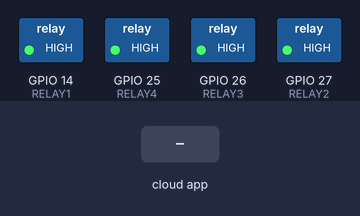
The sketch below on a simulated ESP32. Parts: switched loads named in the sketch (green lamp = pin HIGH). The inputs (shaded band) are chosen by the test bench. WiFi joins after 1.5 s; servers stay silent unless stated; what the sketch prints to the serial monitor is not drawn.

Above: at 2.7 s.
2.8 s: the phone or cloud app sets YOUR_DEVICE_ID_1 to 1
At 3.2 s:
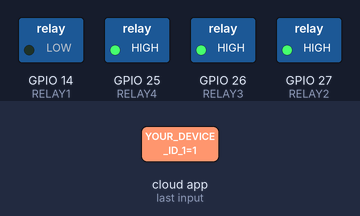
4.3 s: the phone or cloud app sets YOUR_DEVICE_ID_2 to 1
At 5.5 s:
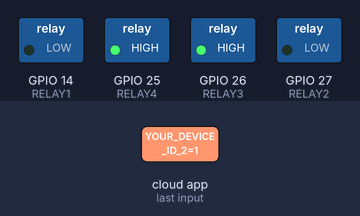
5.8 s: the phone or cloud app sets YOUR_DEVICE_ID_3 to 1
At 6.7 s:
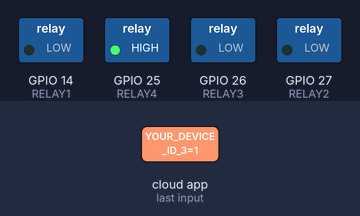
7.3 s: the phone or cloud app sets YOUR_DEVICE_ID_4 to 1
At 7.8 s:
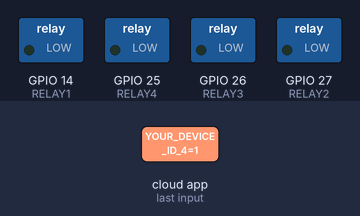
8.8 s: the phone or cloud app sets YOUR_DEVICE_ID_1 to 0
At 10.0 s:
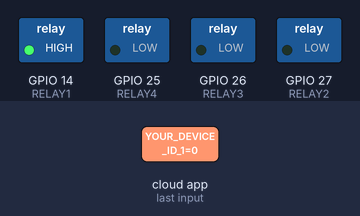
10.3 s: the phone or cloud app sets YOUR_DEVICE_ID_2 to 0
At 11.3 s:
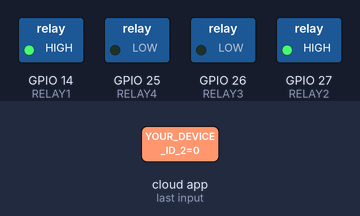
Timing chart, 0 to 12.8 s (numbered marks = the images above; inputs shaded):
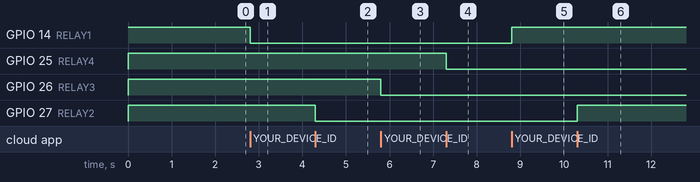

The sketch:

Smartswitch.ino
```cpp
#include <WiFi.h>
#include <SinricPro.h>
#include <SinricProSwitch.h>

// -------- WiFi Credentials --------
#define WIFI_SSID     "YOUR_WIFI_SSID"
#define WIFI_PASS     "YOUR_WIFI_PASSWORD"

// -------- Sinric Pro Credentials --------
#define APP_KEY       "YOUR_SINRIC_APP_KEY"
#define APP_SECRET    "YOUR_SINRIC_APP_SECRET"

// -------- Device IDs --------
#define DEVICE_ID_1   "YOUR_DEVICE_ID_1"
#define DEVICE_ID_2   "YOUR_DEVICE_ID_2"
#define DEVICE_ID_3   "YOUR_DEVICE_ID_3"
#define DEVICE_ID_4   "YOUR_DEVICE_ID_4"

// -------- Relay Pins --------
#define RELAY1 14
#define RELAY2 27
#define RELAY3 26
#define RELAY4 25

bool onPowerState1(const String &deviceId, bool &state) {
  digitalWrite(RELAY1, state ? LOW : HIGH);
  return true;
}

bool onPowerState2(const String &deviceId, bool &state) {
  digitalWrite(RELAY2, state ? LOW : HIGH);
  return true;
}

bool onPowerState3(const String &deviceId, bool &state) {
  digitalWrite(RELAY3, state ? LOW : HIGH);
  return true;
}

bool onPowerState4(const String &deviceId, bool &state) {
  digitalWrite(RELAY4, state ? LOW : HIGH);
  return true;
}

void setup() {
  Serial.begin(115200);

  pinMode(RELAY1, OUTPUT);
  pinMode(RELAY2, OUTPUT);
  pinMode(RELAY3, OUTPUT);
  pinMode(RELAY4, OUTPUT);

  // All relays OFF at startup (LOW-trigger relay)
  digitalWrite(RELAY1, HIGH);
  digitalWrite(RELAY2, HIGH);
  digitalWrite(RELAY3, HIGH);
  digitalWrite(RELAY4, HIGH);

  WiFi.begin(WIFI_SSID, WIFI_PASS);
  while (WiFi.status() != WL_CONNECTED) {
    delay(500);
    Serial.print(".");
  }
  Serial.println("\nWiFi Connected");

  SinricProSwitch &sw1 = SinricPro[DEVICE_ID_1];
  SinricProSwitch &sw2 = SinricPro[DEVICE_ID_2];
  SinricProSwitch &sw3 = SinricPro[DEVICE_ID_3];
  SinricProSwitch &sw4 = SinricPro[DEVICE_ID_4];

  sw1.onPowerState(onPowerState1);
  sw2.onPowerState(onPowerState2);
  sw3.onPowerState(onPowerState3);
  sw4.onPowerState(onPowerState4);

  SinricPro.begin(APP_KEY, APP_SECRET);
}

void loop() {
  SinricPro.handle();
}
```

Measured:
- after the input at 2.8 s, GPIO 14 (RELAY1): HIGH → LOW at once
- after the input at 4.3 s, GPIO 27 (RELAY2): HIGH → LOW at once
- after the input at 5.8 s, GPIO 26 (RELAY3): HIGH → LOW at once
- after the input at 7.3 s, GPIO 25 (RELAY4): HIGH → LOW at once
- after the input at 8.8 s, GPIO 14 (RELAY1): LOW → HIGH at once
- after the input at 10.3 s, GPIO 27 (RELAY2): LOW → HIGH at once
